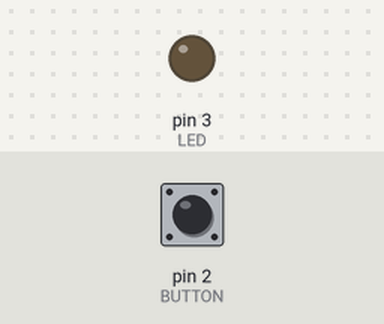
This sketch was run on a simulated Arduino Uno, built with avr-gcc and run on an emulated ATmega328P. Shown: output pins drawn as LEDs (lit = HIGH). The test bench sets the inputs (shaded band); at power-on: pin 2 (BUTTON) LOW.

Above: at 1.2 s.
1.3 s: pin 2 (BUTTON) pulled HIGH for 0.15 s
At 1.37 s:
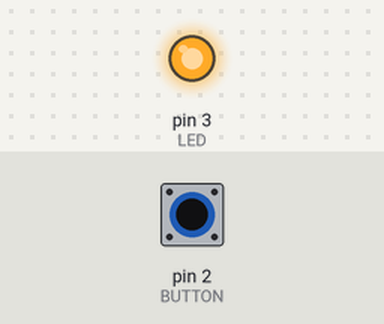
2.9 s: pin 2 (BUTTON) pulled HIGH for 3.2 s
At 6.6 s:
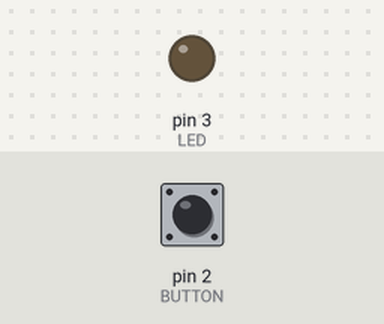
Timing chart, 0 to 8.1 s (numbered marks = the images above; inputs shaded):
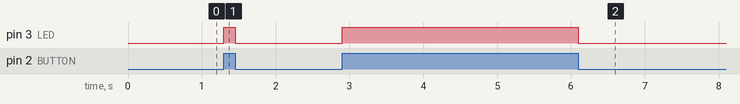

Measured:
- after the input at 1.3 s, pin 3 (LED): LOW → HIGH at once, → LOW 0.15 s later
- after the input at 2.9 s, pin 3 (LED): LOW → HIGH at once, → LOW 3.2 s later

The sketch:

lesson_3.ino
```cpp
#define BUTTON  2
#define LED     3

void setup() {
  pinMode(BUTTON, INPUT);
  pinMode(LED, OUTPUT);

}

void loop() {
  int button_state = digitalRead(BUTTON);
  if(button_state) {
    digitalWrite(LED, HIGH);
  }
  else {
    digitalWrite(LED, LOW);
  }
}
```
